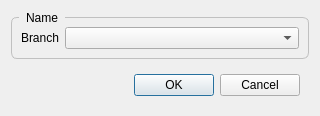
<?xml version="1.0" encoding="UTF-8"?>
<ui version="4.0">
 <class>DeleteBranchDialog</class>
 <widget class="QDialog" name="DeleteBranchDialog">
  <property name="minimumSize">
   <size>
    <width>320</width>
    <height>0</height>
   </size>
  </property>
  <property name="windowTitle">
   <string>Delete Branch</string>
  </property>
  <property name="styleSheet">
   <string notr="true">QGroupBox {
    border: 1px solid silver;
    border-radius: 6px;
    margin-top: 6px;
}

QGroupBox::title {
    subcontrol-origin: margin;
    left: 8px;
    padding: 0px 5px 0px 5px;
}</string>
  </property>
  <layout class="QVBoxLayout" name="verticalLayout">
   <item>
    <widget class="QGroupBox" name="gbBranchName">
     <property name="title">
      <string>Name</string>
     </property>
     <layout class="QHBoxLayout" name="horizontalLayout_2">
      <item>
       <widget class="QLabel" name="lName">
        <property name="text">
         <string>Branch</string>
        </property>
       </widget>
      </item>
      <item>
       <widget class="QComboBox" name="cbBranch">
        <property name="sizePolicy">
         <sizepolicy hsizetype="MinimumExpanding" vsizetype="Fixed">
          <horstretch>0</horstretch>
          <verstretch>0</verstretch>
         </sizepolicy>
        </property>
       </widget>
      </item>
     </layout>
    </widget>
   </item>
   <item>
    <widget class="QWidget" name="widget" native="true">
     <layout class="QHBoxLayout" name="horizontalLayout">
      <item>
       <spacer name="horizontalSpacer">
        <property name="orientation">
         <enum>Qt::Horizontal</enum>
        </property>
        <property name="sizeHint" stdset="0">
         <size>
          <width>40</width>
          <height>20</height>
         </size>
        </property>
       </spacer>
      </item>
      <item>
       <widget class="QPushButton" name="pbOk">
        <property name="text">
         <string>OK</string>
        </property>
       </widget>
      </item>
      <item>
       <widget class="QPushButton" name="pbCancel">
        <property name="text">
         <string>Cancel</string>
        </property>
       </widget>
      </item>
     </layout>
    </widget>
   </item>
  </layout>
 </widget>
 <resources/>
 <connections>
  <connection>
   <sender>pbCancel</sender>
   <signal>clicked()</signal>
   <receiver>DeleteBranchDialog</receiver>
   <slot>reject()</slot>
   <hints>
    <hint type="sourcelabel">
     <x>229</x>
     <y>251</y>
    </hint>
    <hint type="destinationlabel">
     <x>199</x>
     <y>149</y>
    </hint>
   </hints>
  </connection>
 </connections>
</ui>
